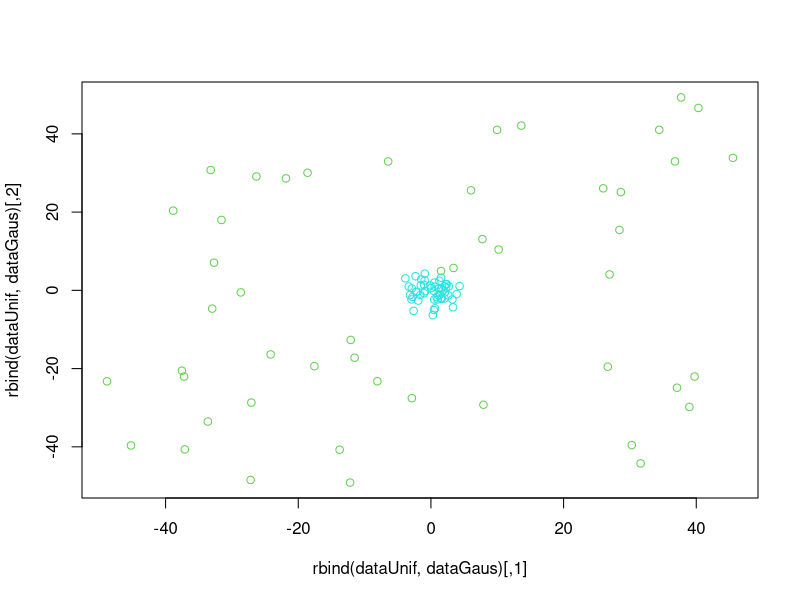
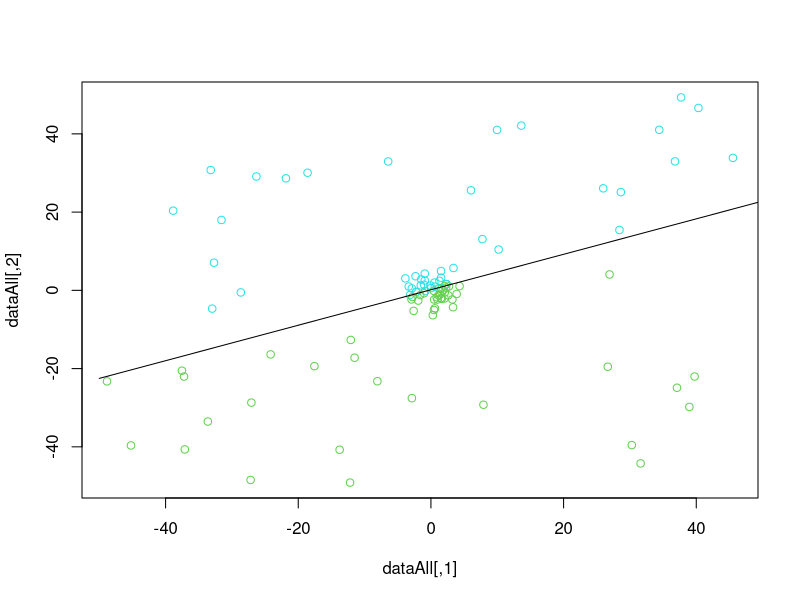
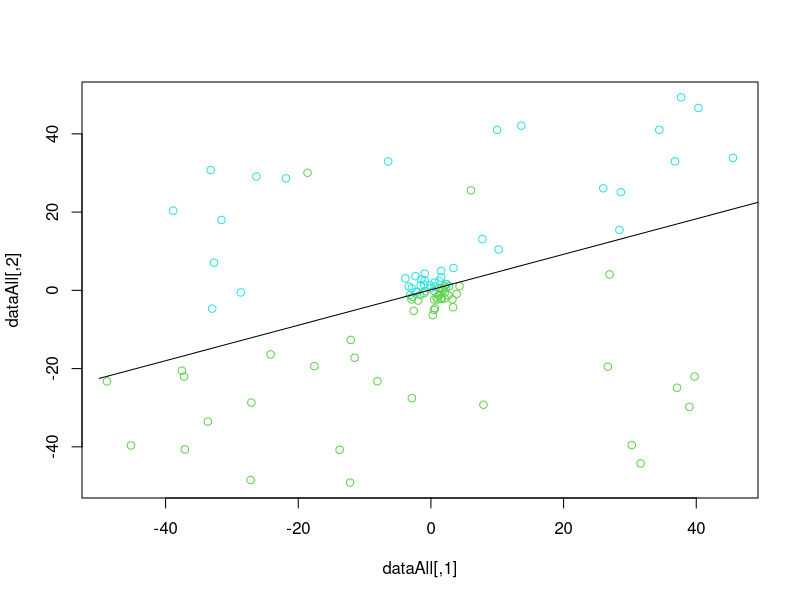
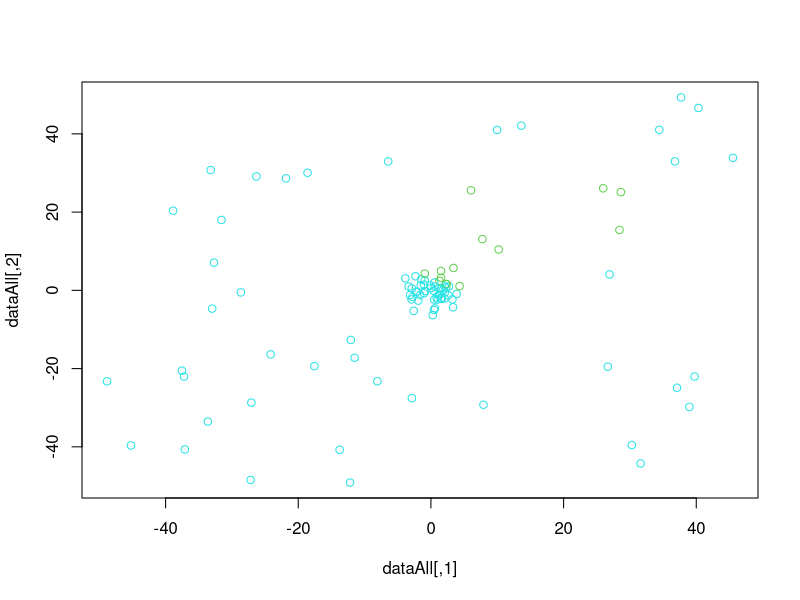
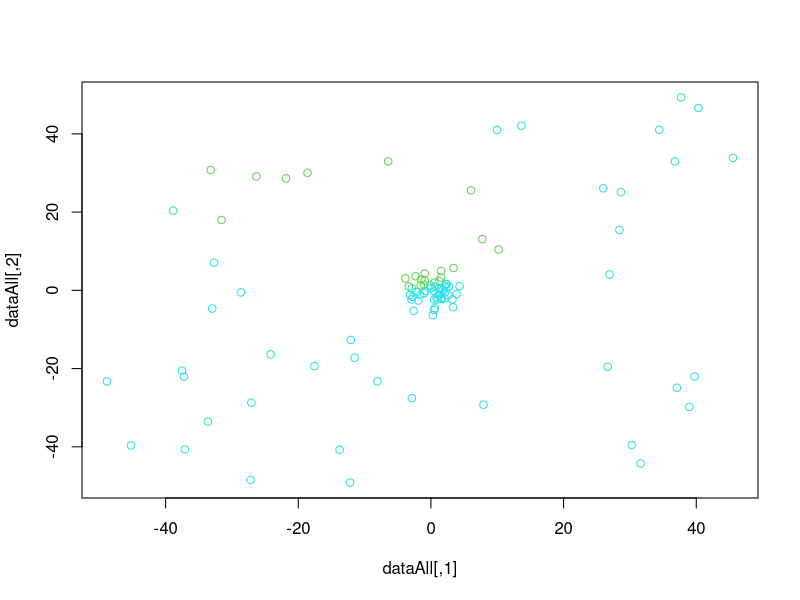
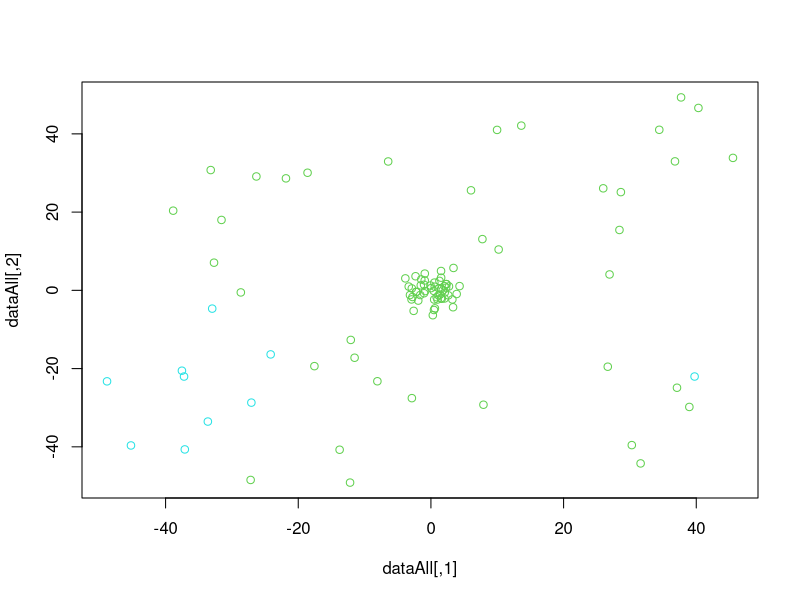
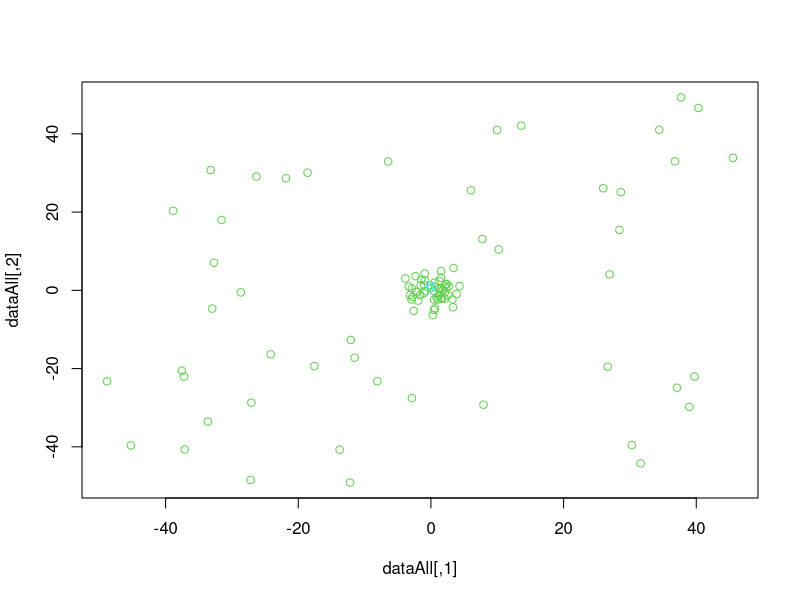
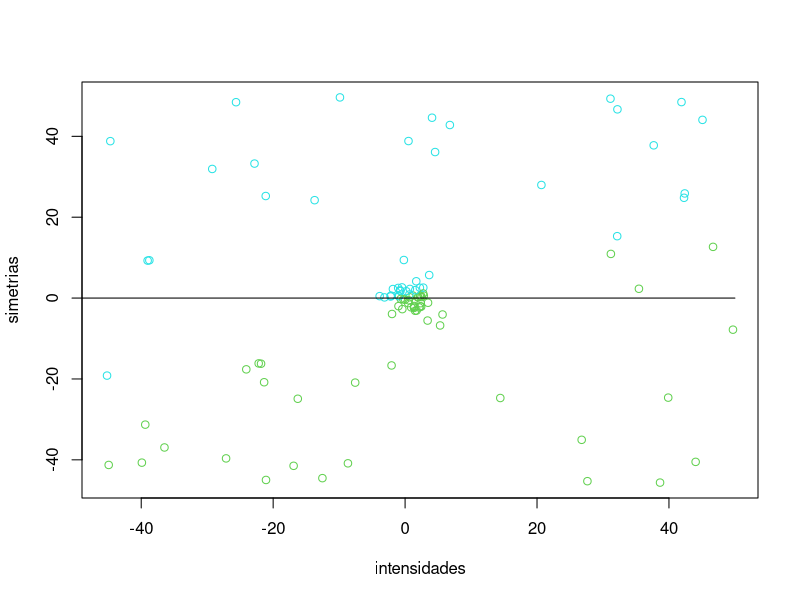

Reproduce these figures in R, in order.
#library(ggplot2)
# recordarle en la memoria que sabemos que sacar mejor error en training no significa sacar mejor error en test.

# usar pintar_frontera( f, rango de valores )
# mirar ggplot2!
# y contour:
#   https://www.rdocumentation.org/packages/graphics/versions/3.4.3/topics/contour
#   https://cran.r-project.org/web/packages/ContourFunctions/vignettes/Introduction_to_the_cf_R_package.html
# y cf_data
# y scatter plot:
#   http://www.sthda.com/english/wiki/ggplot2-scatter-plots-quick-start-guide-r-software-and-data-visualization

par( mfrow = c( 1, 1 ) )

# Funciones facilitdas

set.seed(3)	# se establece la semilla
## ------------------------------------------------------------------------
# por defecto genera 2 puntos entre [0,1] de 2 dimensiones 

simula_unif = function (N=2,dims=2, rango = c(0,1)){
  m = matrix(runif(N*dims, min=rango[1], max=rango[2]),
             nrow = N, ncol=dims, byrow=T)
  m
}


simula_gaus = function(N=2,dim=2,sigma){
  
  if (missing(sigma)) stop("Debe dar un vector de varianzas")
  sigma = sqrt(sigma)  # para la generaci??n se usa sd, y no la varianza
  if(dim != length(sigma)) stop ("El numero de varianzas es distinto de la dimensi??n")
  
  simula_gauss1 = function() rnorm(dim, sd = sigma) # genera 1 muestra, con las desviaciones especificadas
  m = t(replicate(N,simula_gauss1())) # repite N veces, simula_gauss1 y se hace la traspuesta
  m
}


simula_recta = function (intervalo = c(-1,1), visible=F){
  
  ptos = simula_unif(2,2,intervalo) # se generan 2 puntos
  a = (ptos[1,2] - ptos[2,2]) / (ptos[1,1]-ptos[2,1]) # calculo de la pendiente
  b = ptos[1,2]-a*ptos[1,1]  # calculo del punto de corte
  
  if (visible) {  # pinta la recta y los 2 puntos
    if (dev.cur()==1) # no esta abierto el dispositivo lo abre con plot
      plot(1, type="n", xlim=intervalo, ylim=intervalo)
    points(ptos,col=3)  #pinta en verde los puntos
    abline(b,a,col=3)   # y la recta
  }
  c(a,b) # devuelve el par pendiente y punto de corte
}


pintar_frontera = function(f,rango=c(-50,50)) {
  x=y=seq(rango[1],rango[2],length.out = 500)
  z = outer(x,y,FUN=f)
  if (dev.cur()==1) # no esta abierto el dispositivo lo abre con plot
    plot(1, type="n", xlim=rango, ylim=rango)
  contour(x,y,z, levels = 1:20, xlim =rango, ylim=rango, xlab = "x", ylab = "y")
}


pasoARecta= function(w){
  if(length(w)!= 3)
    stop("Solo tiene sentido con 3 pesos")
  a = -w[1]/w[3]
  b = -w[2]/w[3]
  if ( w[3] == 0 ){
    a = 0
    b = 0
  }
  c(a,b)
}


makeGraph <- function( intensidades, simetrias, digitos, weights, range = c(-1,0) ){
  
  # Initial data
  par(mfrow=c(1,1))
  plot(
    intensidades,
    simetrias,
    col = digitos + 4
  )
  
  # Regression line
  lineParameters <- pasoARecta( weights )
  lineFunc <- function( x ) { lineParameters[1] * x + lineParameters[2] }
  lineX <- range
  lineY <- c( lineFunc(-1), lineFunc(0) )
  lines( lineX, lineY, col = "black" )
  
  print('holi')
  print(weights)
  print( lineParameters )
  print(lineX)
  print(lineY)
  
  #pintar_frontera(lineFunc)
}



## Ejercicio 1


## Apartado 1.1

N <- 50
size <- 50
range = c( -size, size )
sigma <- c( 5, 7 )
dataUnif <- simula_unif( N, rango = range )
dataGaus <- simula_gaus( N, sigma = sigma )

plot(
  rbind( dataUnif, dataGaus ),
  col = c( rep(3,N), rep(5,N) )
)


# Apartado 1.2

line <- simula_recta( intervalo = c( -size, size ) )
a <- line[1]
b <- line[2]

f <- function( v ) {
  sign( v[2] - a * v[1] - b )
}
lineFunc <- function( x ) {
  a * x + b
}
dataAll <- rbind( dataUnif, dataGaus )

labels <- apply( dataAll, FUN = f, MARGIN = 1 )

lineX <- c( -range, range )
lineY <- c( lineFunc(-range), lineFunc(range) )
plot( dataAll, col = labels + 4 )
lines( lineX, lineY, col = "black" )


noise <- function( labels, p = 0.1 ){
  
  # Ver d??nde est?? cada positivo y negativo
  
  positives <- c()
  negatives <- c()
  
  posSize <- length( labels[ labels == 1 ] )
  negSize <- length( labels[ labels == -1 ] )
  for ( i in 1:length(labels) )
    if ( labels[i] == 1 )
      positives <- c( positives, i )
    else
      negatives <- c( negatives, i )
  
  # Generar las posiciones que se alterar??n
  
  posPositions <- sample( 1:posSize, posSize * p )
  negPositions <- sample( 1:negSize, negSize * p )
  
  
  labels[ posPositions ] = -1
  labels[ negPositions ] = 1
  
  labels
}

labels <- noise( labels )

plot( dataAll, col = labels + 4 )
lines( lineX, lineY, col = "black" )


# Apartado 1.3

f1 <- function( v ) {
  sign( ( v[1] - 10 ) ^2 + ( v[2] - 20 ) ^2 - 400 )
}
f2 <- function( v ) {
  sign( 0.5 * ( v[1] + 10 ) ^2 + ( v[2] - 20 ) ^2 - 400 )
}
f3 <- function( v ) {
  sign( 0.5 * ( v[1] - 10 ) ^2 - ( v[2] + 20 ) ^2 - 400 )
}
f4 <- function( v ) {
  sign( v[2] - 20 * v[1] ^2 - 5 * v[1] + 3 )
}

par( mfrow = c( 1, 1 ) ) ## ??C??mo se pon??an cuatro a la vez?

labels1 <- apply( dataAll, FUN = f1, MARGIN = 1 )
labels2 <- apply( dataAll, FUN = f2, MARGIN = 1 )
labels3 <- apply( dataAll, FUN = f3, MARGIN = 1 )
labels4 <- apply( dataAll, FUN = f4, MARGIN = 1 )

plot( dataAll, col = labels1 + 4 )
plot( dataAll, col = labels2 + 4 )
plot( dataAll, col = labels3 + 4 )
plot( dataAll, col = labels4 + 4 )



# Ejercicio 2

# Apartado 2.1

dataUnif <- simula_unif( N, rango = range )
dataGaus <- simula_gaus( N, sigma = sigma )
data <- rbind( dataUnif, dataGaus )
data <- cbind(data,1)
labels <- apply( data, FUN = f, MARGIN = 1 )
dims <- 2
weightsZero <- rep( 0, dims + 1 )
weightsUnif <- simula_unif( dims + 1, dims = 1, rango = c(0,1) )
maxIterations = 10

error_in <- function( data, labels, weights ){
  
  sum <- 0
  N <-length(labels)
  
  for ( i in 1:N ){
    h <- ((t(weights) %*% data[i,] ) * labels[i])
    if(h > 0){
      sum = sum +1
    }
  }
  
  sum / N
}
PLA <- function( X, Y, startWeights, learningRate = 0.01, maxIterations ){
  
  i <- 0
  threashold <- 0.01
  ascending <- TRUE
  weights <- startWeights
  prevWeights <- weights

  
  while ( i < maxIterations & ascending ){ #while(abs(w_predecesors - weights))
    
    ascending <- TRUE
    
    for ( elem in 1:length(Y) ){
      
      valor_predict = sign( as.numeric( t(weights) %*% X[elem,] ) )
      wellClassified = valor_predict * Y[elem]
      #print(t(weights))
      #print(X[elem,])
      #print(valor_predict)
      #print(Y[elem])
      #print(" ")
      if ( wellClassified < 0 ){
        weights = weights + learningRate * X[elem,] * wellClassified
        ascending <- TRUE
        #print( "ascending" )
        #print( i )
      }
      
    }
    i <- i + 1
    print(weights)
  }
  
  #print( i )
  
  #weights <- weights / max(abs(weights))
  weights
}
norm<-function(w){
  r = sum(w^2)
  as.numeric(sqrt(r))
}

plot_error_PLA <- function( X, Y, startWeights, learningRate = 0.01, maxIterations ){
  
  i <- 0
  threashold <- 0.01
  ascending <- TRUE
  weights <- startWeights
  prevWeights <- weights
  value = error_in(X,Y,weights)
  Historic = c(value)
  elem = 1
  iteration = 1
    
    while ( iteration < maxIterations & value < 1){
      
      valor_predict = sign( as.numeric( t(weights) %*% X[elem,] ) )
      wellClassified = valor_predict * Y[elem]
      
      if ( wellClassified <= 0 ){
        weights = weights + learningRate * X[elem,] * Y[elem]
        ascending <- TRUE
        value = error_in(X,Y,weights)
      }
      iteration = iteration + 1
      elem = elem +1
      
      if(elem > length(Y)){elem = 1}
      
      Historic = append(Historic,value)
    }

  df = data.frame( iterations = 1:iteration , Historic)
  df
}

weights <- PLA( data, labels, weightsZero, 1, maxIterations )
#result<-plot_error_PLA(data,labels,weightsZero,1,maxIterations)
makeGraph( data[,1], data[,2], labels, weights, range )
#ggplot(result,aes(y=Historic)) + geom_line(aes(x=Iterations))

weights <- PLA( data, labels, weightsUnif, 1, maxIterations )
makeGraph( data[,1], data[,2], labels, weights, range )



## Apartado 2.2



LR <- function( X, y, learningRate = 0.05, t = 0.1, itera = 1/t){
  
  N <- length(y)
  T <- as.integer(N * t)
  w <- rnorm(dim(X)[2])
  
  positive_exa <-which(y==1)
  negative_exa <-which(y==-1)
  N_po <- length(positive_exa)
  N_ne <- length(negative_exa)
  
  w_pre = w
  scored = as.numeric(error_in(X,y,w))
  
  for (a in 1:itera) {
    g <- 0  
    
    for ( i in 1:T ){
      
      pos <- ifelse((i %% 2) > 0,sample(N_po,1),sample(N_ne,1))
      pos <- ifelse((i %% 2) > 0,positive_exa[pos],negative_exa[pos])
      h <- t(w) %*% X[pos,]
      er <- (h * y[pos])
      
      g = g + (   ((X[pos,] * y[pos])*-1)/(1 + exp(er))   )
      
    }
    
    w <- w - learningRate * (g/N)
    w <- as.vector(w)
  }
  w <- w /max(abs(w))
  w
}

sigmoid <- function(x){
  1 / (1 + exp(-x))
}

PlotRoc<-function(X,Y,w){
  pred = (X%*% w)
  Prediction = sigmoid(pred)
  Sensibilidad = 1:100
  Expecifidad = 1:100
  
  
  for (i in 1:100) {
    Prediction_pos = Y[which(Prediction >= i/100)]
    Prediction_neg = Y[which(Prediction < i/100)]
    
    VP = Prediction_pos[Prediction_pos > 0]
    FP = Prediction_pos[Prediction_pos < 0]
    
    VN = Prediction_neg[Prediction_neg < 0]
    FN = Prediction_neg[Prediction_neg > 0]
    
    Sensibilidad[i] = length(VP) / (length(VP) + length(FN))
    Expecifidad[i] = 1 - (length(VN) / (length(VN) + length(FP)))
  }
  
  Expecifidad = 1 - Expecifidad
  Sensibilidad = Sensibilidad[length(Sensibilidad):1]
  df = data.frame(Sensibilidad, Expecifidad)
  df

}

N <- 100
size <- 2
range = c( -size, size )
data <- simula_unif( N, rango = range )
lineX <- simula_unif( 2, dims = 1, rango = range )
lineY <- simula_unif( 2, dims = 1, rango = range )
f <- function(x){
  sign(x[2]-x[1])
}
labels <- apply( data, FUN = f, MARGIN = 1 )
#labels <- ifelse(data[,2] > mean(data[,1]), 1, -1)
data <- cbind( data, 1 )

weights <- LR( data, labels )
makeGraph( data[,1], data[,2], labels, weights, range )
result = PlotRoc(data,labels,-weights)
result2 = PlotRoc(data,labels,weights)
weights = c(0,0,0)
#ggplot(result,aes(x=Expecifidad))+geom_line(aes(y=Sensibilidad, color="Inverse")) + geom_line(aes(y=result2$Sensibilidad, color="Regression Logistic")) + geom_line(aes(y=Expecifidad))
result = plot_error_PLA(data,labels,weights,1,length(labels))
#ggplot(result,aes(y=Historic)) + geom_line(aes(x=iterations))
plot(data[,1],data[,2],col= labels + 4)